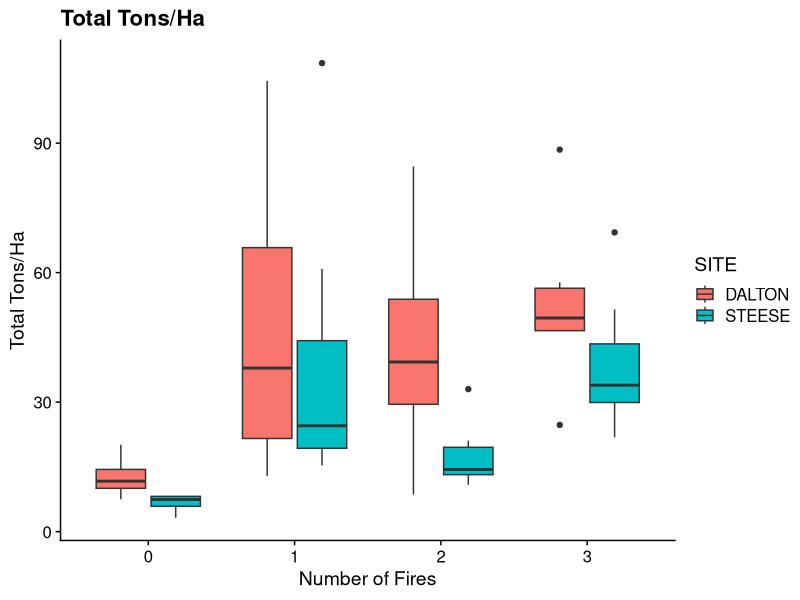
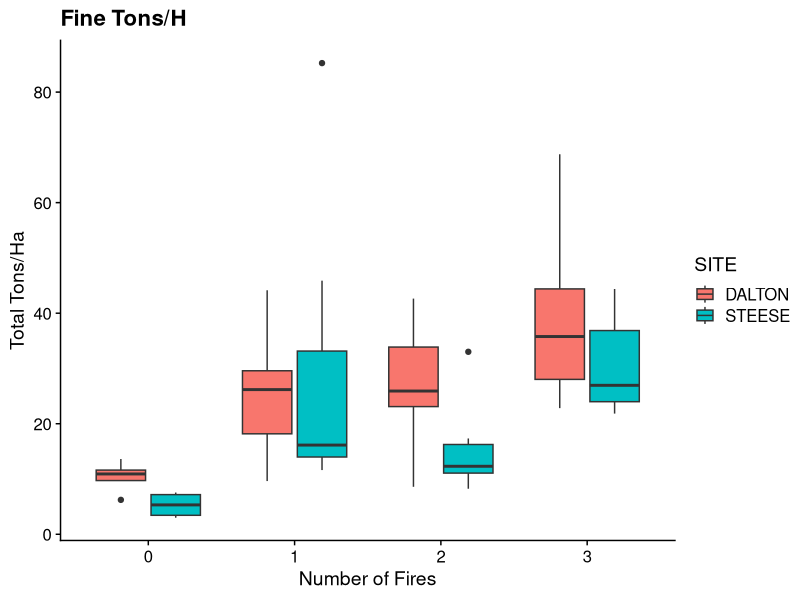
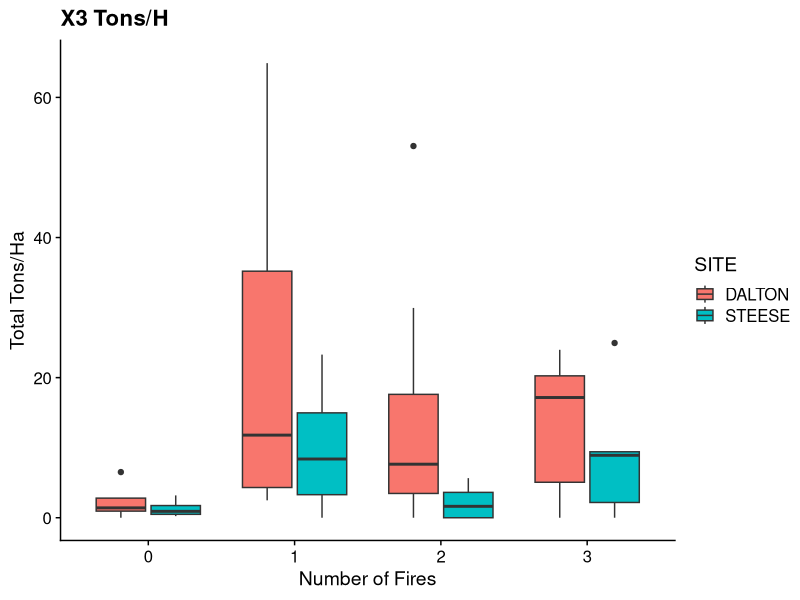

Generate these figures, in order, with R:
# playing with CWD in tons/ha

library(ggplot2)
library(cowplot)
theme_set(theme_cowplot())
library(tidyverse)
library(here)

cwd <- read.csv(here("data/CWD_output_nochar.csv"))

head(cwd)

cwd$FINE_TONS.H <- cwd$FINE_MG.H*1.102
cwd$X3_TONS.H <- cwd$X3.SOUND_MG.H*1.102 + cwd$X3.ROTTEN_MG.H*1.102
cwd$TOTAL_TONS.H <- cwd$TOTAL_MG.H*1.102

cwd <- cwd %>%
  select(!c(X3.SOUND_MG.H, X3.ROTTEN_MG.H, FINE_MG.H, TOTAL_MG.H))

ggplot(cwd, aes(x = as.factor(TREAT), y = TOTAL_TONS.H, fill = SITE)) + geom_boxplot() + 
  labs(x = "Number of Fires", y = "Total Tons/Ha", title = "Total Tons/Ha")

ggplot(cwd, aes(x = as.factor(TREAT), y = FINE_TONS.H, fill = SITE)) + geom_boxplot() + 
  labs(x = "Number of Fires", y = "Total Tons/Ha", title = "Fine Tons/H")

ggplot(cwd, aes(x = as.factor(TREAT), y = X3_TONS.H, fill = SITE)) + geom_boxplot() + 
  labs(x = "Number of Fires", y = "Total Tons/Ha", title = "X3 Tons/H")
